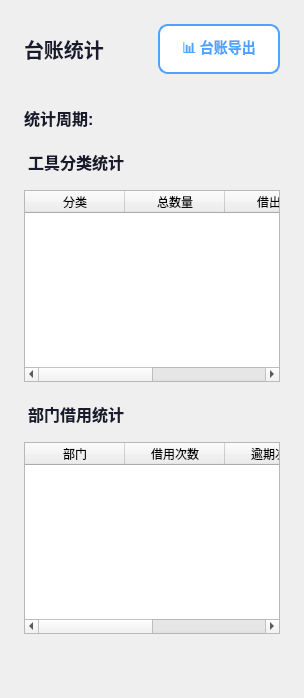
<?xml version="1.0" encoding="UTF-8"?>
<ui version="4.0">
 <class>LedgerStatsPage</class>
 <widget class="QWidget" name="LedgerStatsPage">
  <layout class="QVBoxLayout" name="mainLayout">
   <property name="spacing"><number>16</number></property>
   <property name="leftMargin"><number>24</number></property>
   <property name="topMargin"><number>24</number></property>
   <property name="rightMargin"><number>24</number></property>
   <property name="bottomMargin"><number>24</number></property>
   <item>
    <layout class="QHBoxLayout" name="titleBar">
     <property name="spacing"><number>12</number></property>
     <item>
      <widget class="QLabel" name="titleLabel">
       <property name="styleSheet"><string notr="true">font-size:20px;font-weight:700;color:#1a1a2e;</string></property>
       <property name="text"><string>台账统计</string></property>
      </widget>
     </item>
     <item>
      <spacer name="titleSpacer">
       <property name="orientation"><enum>Qt::Horizontal</enum></property>
       <property name="sizeHint" stdset="0"><size><width>40</width><height>20</height></size></property>
      </spacer>
     </item>
     <item>
      <widget class="QPushButton" name="exportLedgerBtn">
       <property name="cursor"><cursorShape>PointingHandCursor</cursorShape></property>
       <property name="styleSheet"><string notr="true">QPushButton{background:#fff;color:#4da3ff;border:2px solid #4da3ff;border-radius:10px;padding:10px 22px;font-size:14px;font-weight:700;}
QPushButton:hover{background:#f0f7ff;}
QPushButton:pressed{}</string></property>
       <property name="text"><string>📊 台账导出</string></property>
      </widget>
     </item>
    </layout>
   </item>
   <item>
    <widget class="QWidget" name="cardsContainer">
     <layout class="QHBoxLayout" name="cardsLayout">
      <property name="spacing"><number>16</number></property>
      <property name="leftMargin"><number>0</number></property>
      <property name="topMargin"><number>0</number></property>
      <property name="rightMargin"><number>0</number></property>
      <property name="bottomMargin"><number>0</number></property>
     </layout>
    </widget>
   </item>
   <item>
    <layout class="QHBoxLayout" name="filterRow">
     <property name="spacing"><number>12</number></property>
     <item>
      <widget class="QLabel" name="filterLabel">
       <property name="styleSheet"><string notr="true">font-size:16px;font-weight:bold;color:#1a1a2e;</string></property>
       <property name="text"><string>统计周期:</string></property>
      </widget>
     </item>
     <item>
      <widget class="QWidget" name="filterSlot">
       <layout class="QHBoxLayout" name="filterSlotLayout">
        <property name="leftMargin"><number>0</number></property>
        <property name="topMargin"><number>0</number></property>
        <property name="rightMargin"><number>0</number></property>
        <property name="bottomMargin"><number>0</number></property>
       </layout>
      </widget>
     </item>
     <item>
      <spacer name="filterSpacer">
       <property name="orientation"><enum>Qt::Horizontal</enum></property>
       <property name="sizeHint" stdset="0"><size><width>40</width><height>20</height></size></property>
      </spacer>
     </item>
    </layout>
   </item>
   <item>
    <widget class="QLabel" name="catTitle">
     <property name="styleSheet"><string notr="true">font-size:16px;font-weight:bold;color:#1a1a2e;margin-top:4px;</string></property>
     <property name="text"><string>工具分类统计</string></property>
    </widget>
   </item>
   <item>
    <widget class="QTableWidget" name="categoryTable">
     <property name="maximumSize"><size><width>16777215</width><height>250</height></size></property>
     <property name="alternatingRowColors"><bool>true</bool></property>
     <property name="selectionBehavior"><enum>QAbstractItemView::SelectRows</enum></property>
     <property name="editTriggers"><set>QAbstractItemView::NoEditTriggers</set></property>
     <attribute name="verticalHeaderVisible"><bool>false</bool></attribute>
     <attribute name="horizontalHeaderStretchLastSection"><bool>true</bool></attribute>
     <column><property name="text"><string>分类</string></property></column>
     <column><property name="text"><string>总数量</string></property></column>
     <column><property name="text"><string>借出中</string></property></column>
     <column><property name="text"><string>可用</string></property></column>
    </widget>
   </item>
   <item>
    <widget class="QLabel" name="deptTitle">
     <property name="styleSheet"><string notr="true">font-size:16px;font-weight:bold;color:#1a1a2e;margin-top:4px;</string></property>
     <property name="text"><string>部门借用统计</string></property>
    </widget>
   </item>
   <item>
    <widget class="QTableWidget" name="deptTable">
     <property name="maximumSize"><size><width>16777215</width><height>250</height></size></property>
     <property name="alternatingRowColors"><bool>false</bool></property>
     <property name="selectionBehavior"><enum>QAbstractItemView::SelectRows</enum></property>
     <property name="editTriggers"><set>QAbstractItemView::NoEditTriggers</set></property>
     <attribute name="verticalHeaderVisible"><bool>false</bool></attribute>
     <attribute name="horizontalHeaderStretchLastSection"><bool>true</bool></attribute>
     <column><property name="text"><string>部门</string></property></column>
     <column><property name="text"><string>借用次数</string></property></column>
     <column><property name="text"><string>逾期次数</string></property></column>
     <column><property name="text"><string>逾期率</string></property></column>
    </widget>
   </item>
   <item>
    <spacer name="bottomSpacer">
     <property name="orientation"><enum>Qt::Vertical</enum></property>
     <property name="sizeHint" stdset="0"><size><width>20</width><height>40</height></size></property>
    </spacer>
   </item>
  </layout>
 </widget>
 <resources/>
 <connections/>
</ui>
